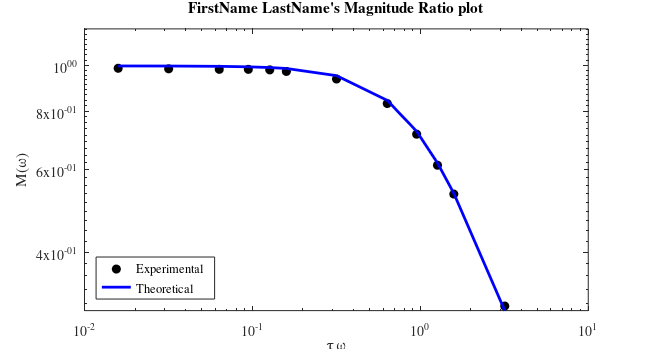
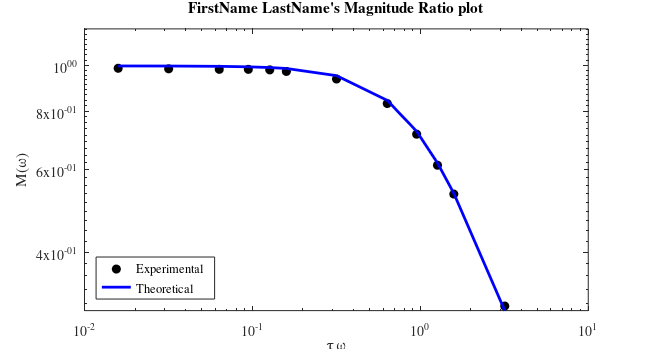
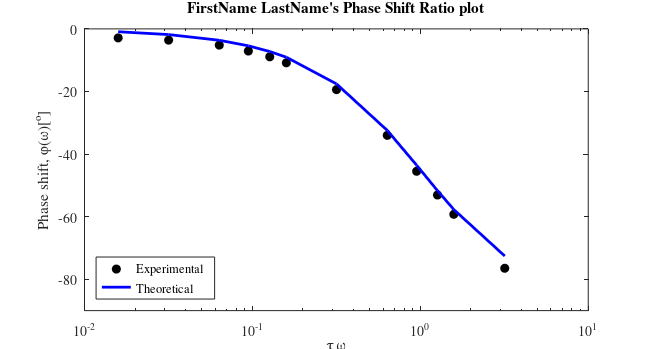
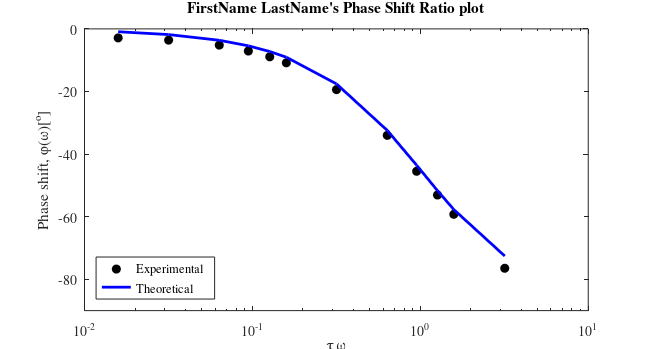

MATLAB code for these plots, in order:
clear all
close all
clc

R1 = 5.037; % Resistor Value (MOhm)
R2 = 5.054; % Resistor Value (MOhm)
C = 0.05; % Capacitance Value (uF)
K = (R2/R1); %static sensitivity
tau = R2*C; % time constant (s)

A = [4.0151716 4.0157 4.0157 4.005524 4.00552 4.0157 4.00552 4.00552 4.0055 4.005524 4.0055 4.005524]; % Input magnitude
B = [3.982208 3.972 3.9618 3.95165 3.94146 3.9211 3.76832 3.34 2.87207 2.46491 2.1387 1.23234]; % Output magnitude
T = [100.09 50.09 25.02 16.79 12.52 9.97 5.011 2.498 1.67 1.255 1.003 0.499]; %Period of input signal
delay = [0.8 0.5 0.36 0.33 0.31 0.3 0.27 0.236 0.211 0.185 0.165 0.106]; %time delay in s
f = 1./T; %Hz
tau_omega = tau*2*pi*f; 
%% Calculating Magnitude Ratio
M_exp = B./(K*A);
M_theo = 1./sqrt(1+(2*pi*f*tau).^2);

figure(1)
set(gcf,'unit','inches','position',[0.50 0.50 6.50 3.50],...
        'defaultaxesfontsize',10,'defaultaxesfontname','times');
loglog(tau_omega,M_exp,'ko','markerfacecolor','k');hold on
loglog(tau_omega,M_theo,'b-','markerfacecolor','b','linewidth',2)
xlabel('\tau \omega')
ylabel('M(\omega)')
ylim([0 1.2])
set(gca,'YTick',[0 0.2 0.4 0.6 0.8 1.0])
legend('Experimental','Theoretical','location','southwest')
title('FirstName LastName''s Magnitude Ratio plot')
% % % Saving the files in png and pdf format
figName = ['../Figures/FirstName_LastName_Exp10_Part1'];
set(gcf,'PaperPositionMode','auto')
print(figName,'-dpng','-r600')
set(gcf,'PaperUnits','inches','Units','inches');
figpos = get(gcf,'Position');
set(gcf,'PaperSize',figpos(3:4),'Units','inches');
print(figName,'-dpdf','-r600')

%% Calculating Phase Lag
phi = delay.*2*pi.*f*(180/pi); % radians
phaselag_exp = - phi;
phaselag_theo = -atan(2*pi*f*tau)*(180/pi);

figure(2)
set(gcf,'unit','inches','position',[0.50 0.50 6.50 3.50],...
        'defaultaxesfontsize',10,'defaultaxesfontname','times');
semilogx(tau_omega,phaselag_exp,'ko','markerfacecolor','k');hold on
semilogx(tau_omega,phaselag_theo,'b-','markerfacecolor','b','linewidth',2)
xlabel('\tau \omega')
ylabel('Phase shift, \phi(\omega)[^{o}]')
ylim([-90 0])
title('FirstName LastName''s Phase Shift Ratio plot')
legend('Experimental','Theoretical','location','southwest')

% % % Saving the files in png and pdf format
figName = ['../Figures/FirstName_LastName_Exp10_Part2'];
set(gcf,'PaperPositionMode','auto')
print(figName,'-dpng','-r600')
set(gcf,'PaperUnits','inches','Units','inches');
figpos = get(gcf,'Position');
set(gcf,'PaperSize',figpos(3:4),'Units','inches');
print(figName,'-dpdf','-r600')